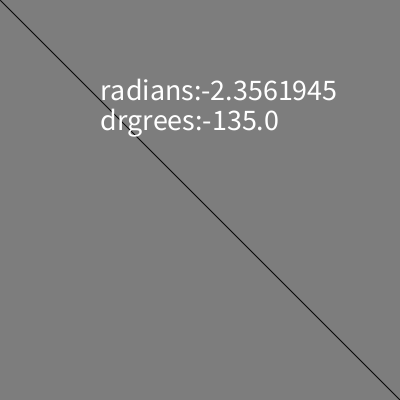
Frame 1 (no input)
Frame 60 (the mouse pressed at the canvas centre just before this capture): identical to frame 1, image omitted
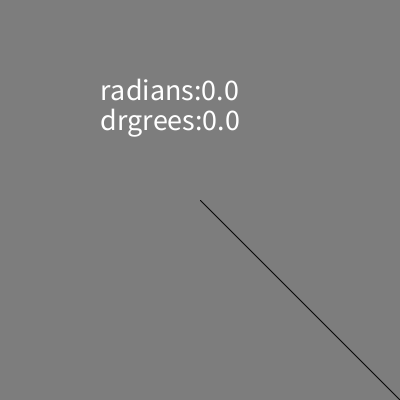
Frame 120 (the mouse held since frame 60 and released just before this capture)

The Processing sketch that drew these frames (run headless with seeded random() and noise(); from frame 60 on, the mouse is pressed at the canvas centre):

// Processing sketch: week05_3a
// ── week05_3a.pde
//week05-3
void setup(){
  size(400,400);
}
void draw(){
  background(125);
  line(200,200,400,400);
  line(200,200,mouseX,mouseY);
  float dx=mouseX-200,dy=mouseY-200;
  float a=atan2(dy,dx);
  arc(200,200,200,200,0,a,PIE);
  textSize(30);
  text("radians:"+a,100,100);
  text("drgrees:"+degrees(a),100,130);
  
}
